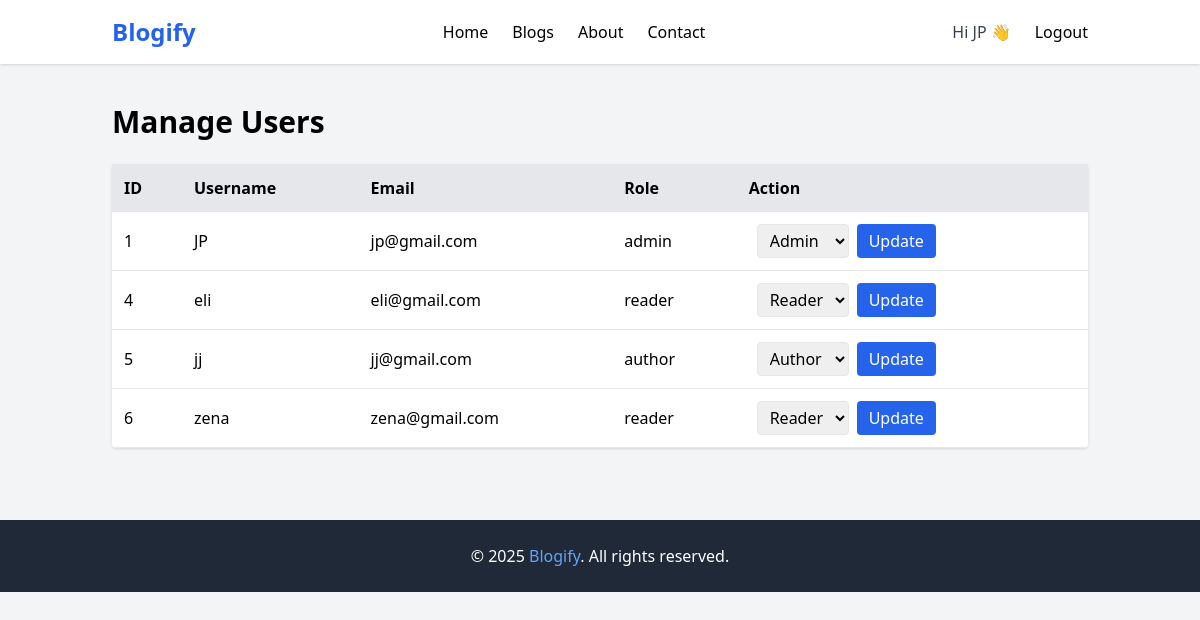
/admin/manage_users.php (signed in), run on the app's committed database.
### tables this page shows
CREATE TABLE `users` (
  `id` int(11) NOT NULL,
  `username` varchar(50) NOT NULL,
  `email` varchar(100) NOT NULL,
  `password` varchar(255) NOT NULL,
  `created_at` timestamp NOT NULL DEFAULT current_timestamp(),
  `role` enum('admin','editor','author','reader') NOT NULL DEFAULT 'reader'
);

### admin/manage_users.php (the view, shortened to what this page needs)
<?php
require_once __DIR__ . '/../config/db.php';
$stmt = $conn->query("SELECT id, username, email, role FROM users ORDER BY id ASC");
$users = $stmt->fetchAll();
?>
<!DOCTYPE html>
<html lang="en">
<head>
  <script src="https://cdn.tailwindcss.com"></script>
</head>
<body class="bg-gray-100">
  <?php include __DIR__ . '/../includes/header.php'; ?>
  <main class="container mx-auto py-10 px-6">
    <h1 class="text-3xl font-bold mb-6">Manage Users</h1>
    <table class="w-full bg-white shadow rounded">
      <thead>
        <tr class="bg-gray-200 text-left">
          <th class="p-3">ID</th>
          <th class="p-3">Username</th>
          <th class="p-3">Email</th>
          <th class="p-3">Role</th>
          <th class="p-3">Action</th>
        </tr>
      </thead>
      <tbody>
        <?php foreach ($users as $user): ?>
          <tr class="border-b">
            <td class="p-3"><?= $user['id'] ?></td>
            <td class="p-3"><?= htmlspecialchars($user['username']) ?></td>
            <td class="p-3"><?= htmlspecialchars($user['email']) ?></td>
            <td class="p-3"><?= htmlspecialchars($user['role']) ?></td>
            <td class="p-3">
              <form method="post" class="flex space-x-2">
                <select name="role" class="border rounded px-2 py-1">
                  <option value="admin" <?= $user['role'] === 'admin' ? 'selected' : '' ?>>Admin</option>
                  <option value="author" <?= $user['role'] === 'author' ? 'selected' : '' ?>>Author</option>
                  <option value="reader" <?= $user['role'] === 'reader' ? 'selected' : '' ?>>Reader</option>
                </select>
                <button type="submit" class="bg-blue-600 text-white px-3 py-1 rounded">Update</button>
              </form>
            </td>
          </tr>
        <?php endforeach; ?>
      </tbody>
    </table>
  </main>
  <?php include __DIR__ . '/../includes/footer.php'; ?>
</body>
</html>

### data on the page
users: id "1", username "JP", email "jp@gmail.com", role "admin", role "Admin"
users: id "4", username "eli", email "eli@gmail.com", role "reader", role "Reader"
users: id "5", username "jj", email "jj@gmail.com", role "author", role "Author"
users: id "6", username "zena", email "zena@gmail.com", role "reader", role "Reader"

### other printed values
$_SESSION['username'] "JP"
